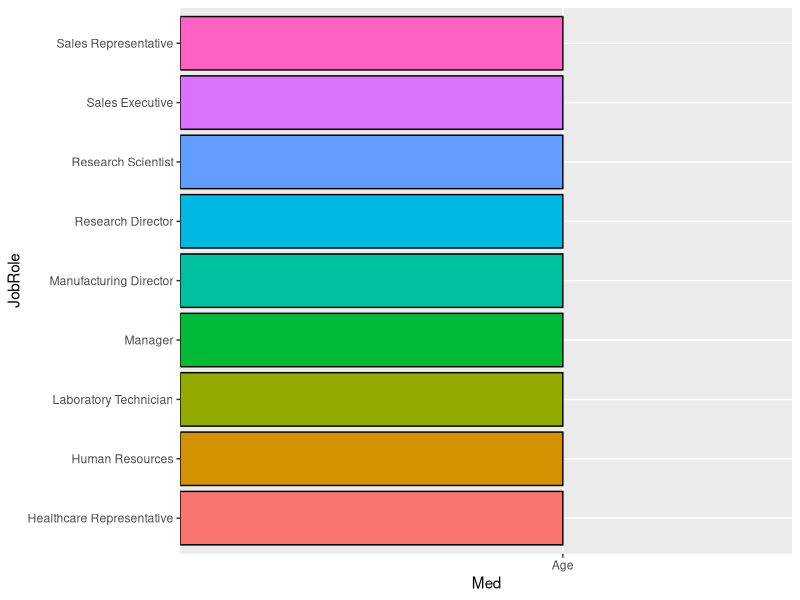
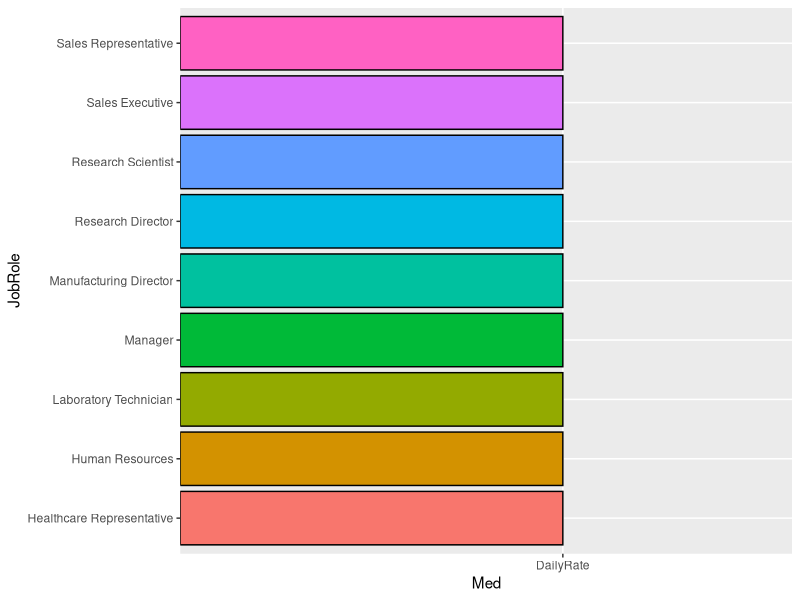
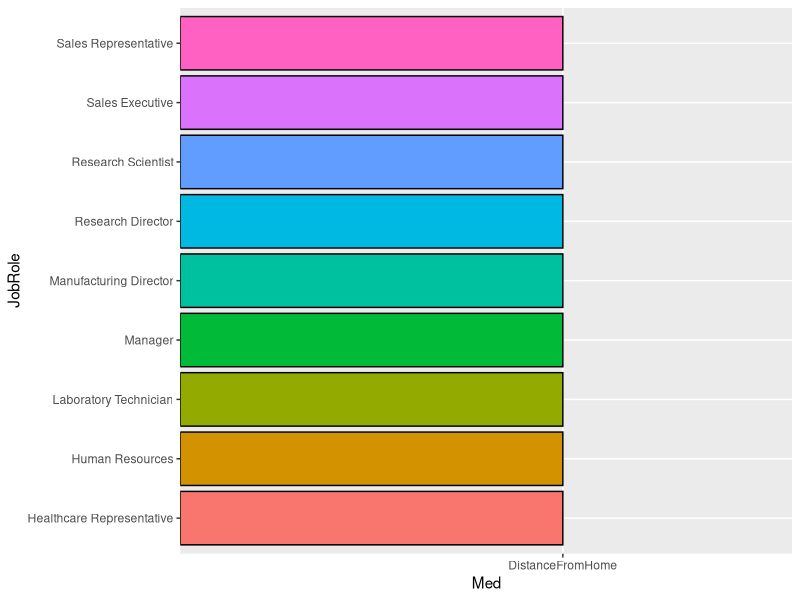
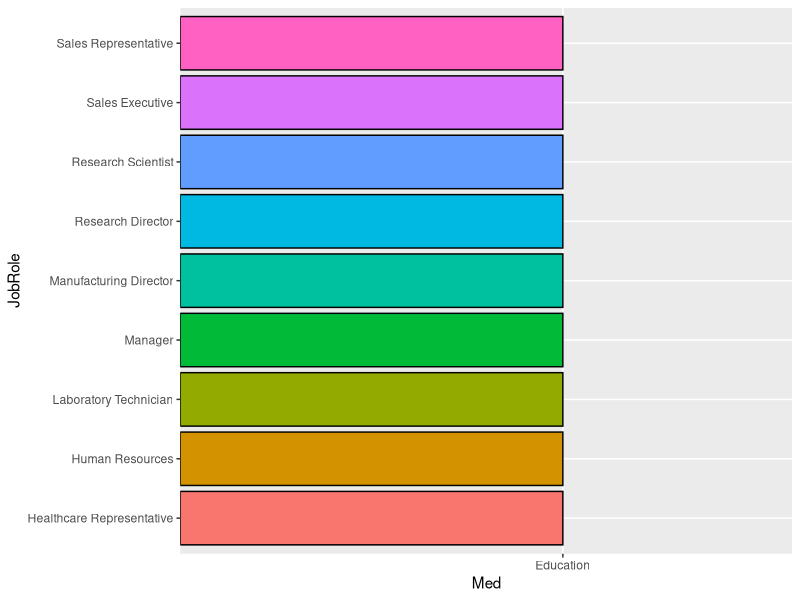
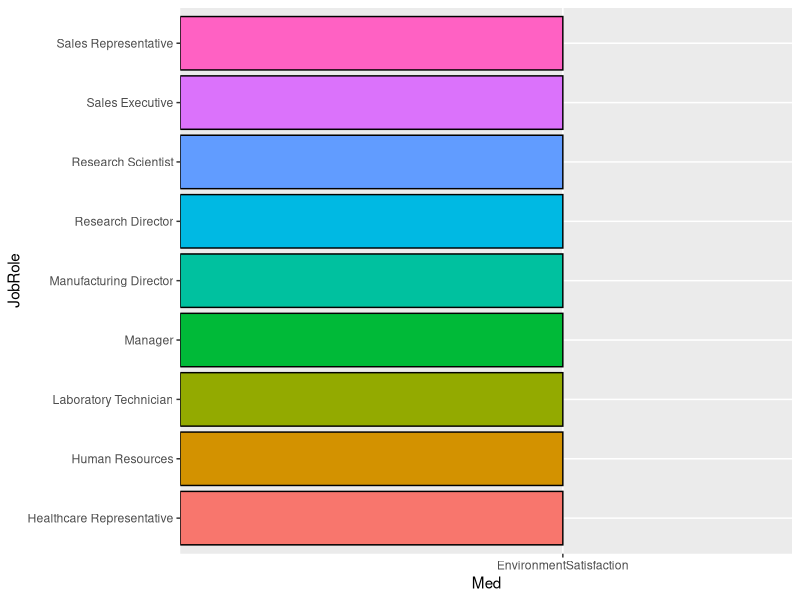
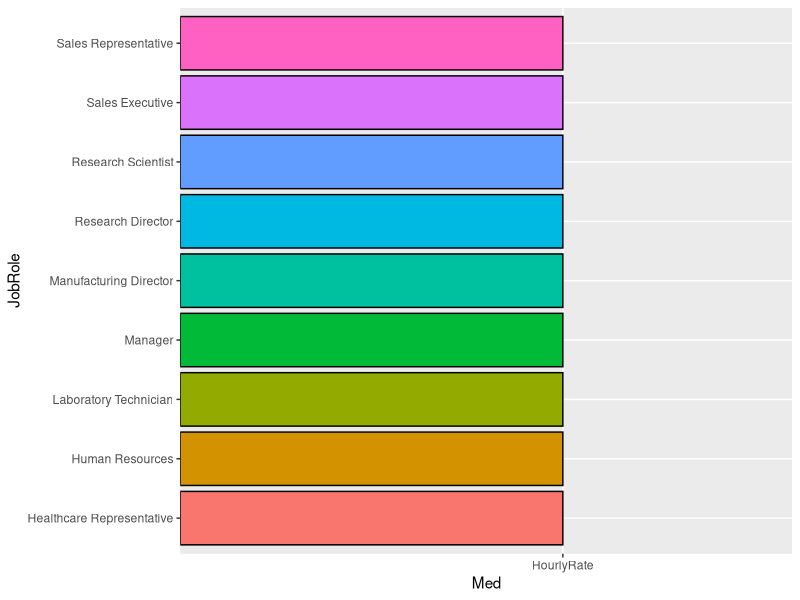
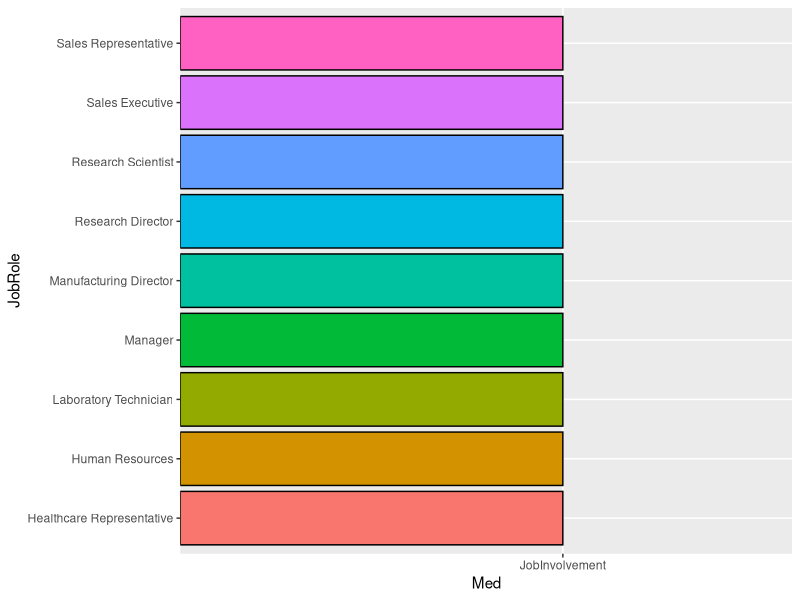
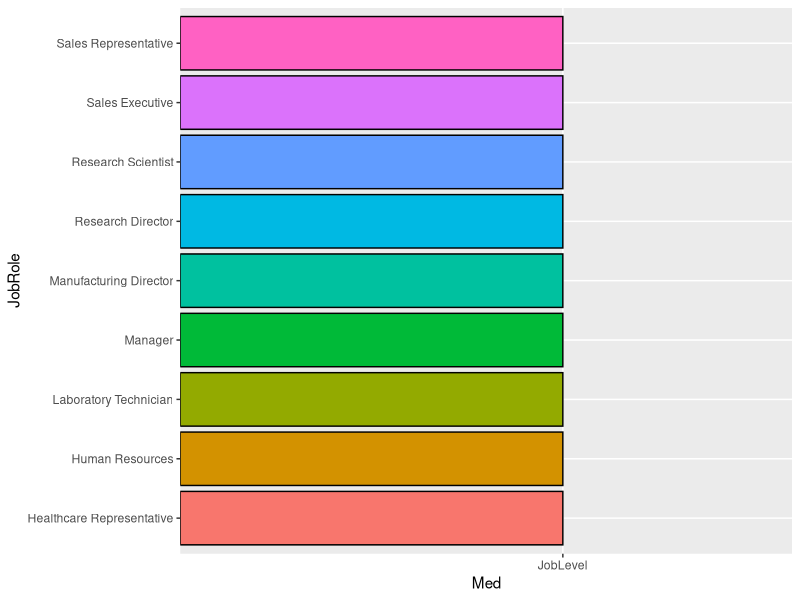

The R source for these figures, in order:
## ---- chunk 1
knitr::opts_chunk$set(echo = TRUE)
library(ggplot2)
library(dplyr)
library(knitr)
library(dplyr)
## ---- chunk 2
# Read in training data
dfTrain <- read.csv("CaseStudy2-data.csv")

# TODO maybe make categories for numeric vars like age, income, etc
## ---- chunk 3
# Percentage of retained/lost employees
kable(table(dfTrain$Attrition) / nrow(dfTrain))

# Define categorical variables
cat_vars <- c("BusinessTravel", "Department", "Education", 
              "EducationField", "EnvironmentSatisfaction",
              "Gender", "JobInvolvement", "JobLevel",
              "JobRole", "JobSatisfaction", "MaritalStatus",
              "Over18", "OverTime", "PerformanceRating", 
              "RelationshipSatisfaction", "StockOptionLevel", 
              "WorkLifeBalance")

# Define numerical variables
num_vars <- c("Age", "DailyRate", "DistanceFromHome", "Education", "EnvironmentSatisfaction", "HourlyRate", "JobInvolvement", "JobLevel", "JobSatisfaction", "MonthlyIncome", "MonthlyRate", "NumCompaniesWorked", "PercentSalaryHike", "PerformanceRating", "RelationshipSatisfaction", "StandardHours", "StockOptionLevel", "TotalWorkingYears", "TrainingTimesLastYear", "WorkLifeBalance", "YearsAtCompany", "YearsInCurrentRole", "YearsSinceLastPromotion", "YearsWithCurrManager", "Rand")

# TODO make tables look nicer ## I was trying to use kable like above to make these look nice but it wasn't working. When I put it on the table function it errors out when you divide it by cout$freq
# Make relative frequency tables for categorical variables
for (var in cat_vars) {
  print(var)
  freqtable <- table(dfTrain[[var]], dfTrain$Attrition)
  count <- plyr::count(dfTrain[[var]])
  print (freqtable / count$freq)
}
## ---- chunk 4
# TODO look at other variables

## ---- chunk 5
for (var in num_vars) {
  print(var)
  Jobs <- group_by(dfTrain, JobRole) %>% summarise(Med=median(var, na.rm=TRUE))
  graph <- ggplot(data=Jobs, aes(x=JobRole, y=Med, fill=JobRole)) + geom_bar(stat='identity', colour = 'black') + coord_flip() + theme(legend.position="none") + theme(plot.title = element_text(hjust = 0.5))
  print(graph)
}
# I wanted to generate graphs for evey numerical variable to look for trends and such. When I take this code out of the for loop and replace the var with the actual variable name it works fine. In the for loop all the graphs are messed up. Can you see anything wrong? I figure once we get a look at all of them we can specify whch ones to actually show.
## ---- chunk 6
# Read in validation data
dfVal <- read.csv("CaseStudy2Validation.csv")

# Generate attrition predictions based on training data
#dfPreds <- ?

# Get accuracy of predictions
#confusionMatrix(table(dfVal$Attrition, dfPreds$Attrition))

# Write predictions to csv file
#write.csv(dfPreds, "CaseStudy2Predictions_Ludlow_Rollins.csv")
